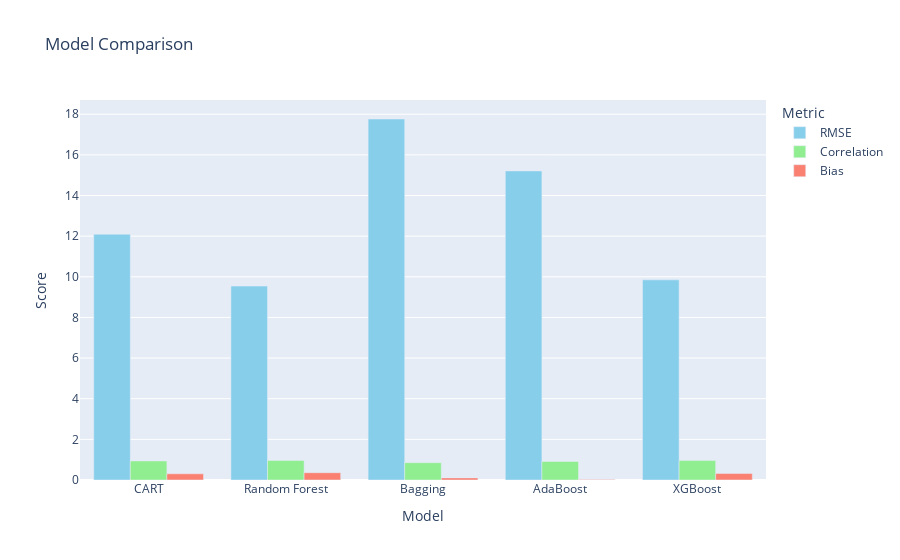

The cell this chart's notebook holds for it:
### Code cell
import plotly.graph_objects as go
# Define model names
model_names = ['CART', 'Random Forest', 'Bagging', 'AdaBoost', 'XGBoost']

# Define evaluation metrics for each model
rmse_scores = [cart_rmse, rf_rmse, bagging_rmse, adaboost_rmse, xgb_rmse]
correlation_scores = [cart_correlation, rf_correlation, bagging_correlation, adaboost_correlation, xgb_correlation]
bias_scores = [cart_bias, rf_bias, bagging_bias, adaboost_bias, xgb_bias]

# Create traces for each evaluation metric
trace_rmse = go.Bar(x=model_names, y=rmse_scores, name='RMSE', marker_color='skyblue')
trace_correlation = go.Bar(x=model_names, y=correlation_scores, name='Correlation', marker_color='lightgreen')
trace_bias = go.Bar(x=model_names, y=bias_scores, name='Bias', marker_color='salmon')

# Create subplot figure
fig = go.Figure(data=[trace_rmse, trace_correlation, trace_bias])

# Update layout
fig.update_layout(barmode='group', title='Model Comparison',
                  xaxis_title='Model', yaxis_title='Score', legend_title='Metric')

# Show plot
fig.show()

### Figure 1 — Plotly figure (JSON) as saved in the notebook; plotly's stock layout.template omitted (floating-point values rounded to 4 significant figures)
{"data": [{"marker": {"color": "skyblue"}, "name": "RMSE", "type": "bar", "x": ["CART", "Random Forest", "Bagging", "AdaBoost", "XGBoost"], "y": [12.09, 9.543, 17.76, 15.21, 9.848]}, {"marker": {"color": "lightgreen"}, "name": "Correlation", "type": "bar", "x": ["CART", "Random Forest", "Bagging", "AdaBoost", "XGBoost"], "y": [0.9368, 0.96, 0.8534, 0.9136, 0.9574]}, {"marker": {"color": "salmon"}, "name": "Bias", "type": "bar", "x": ["CART", "Random Forest", "Bagging", "AdaBoost", "XGBoost"], "y": [0.3041, 0.3586, 0.1043, 0.02934, 0.3169]}], "layout": {"barmode": "group", "legend": {"title": {"text": "Metric"}}, "title": {"text": "Model Comparison"}, "xaxis": {"title": {"text": "Model"}}, "yaxis": {"title": {"text": "Score"}}}}
